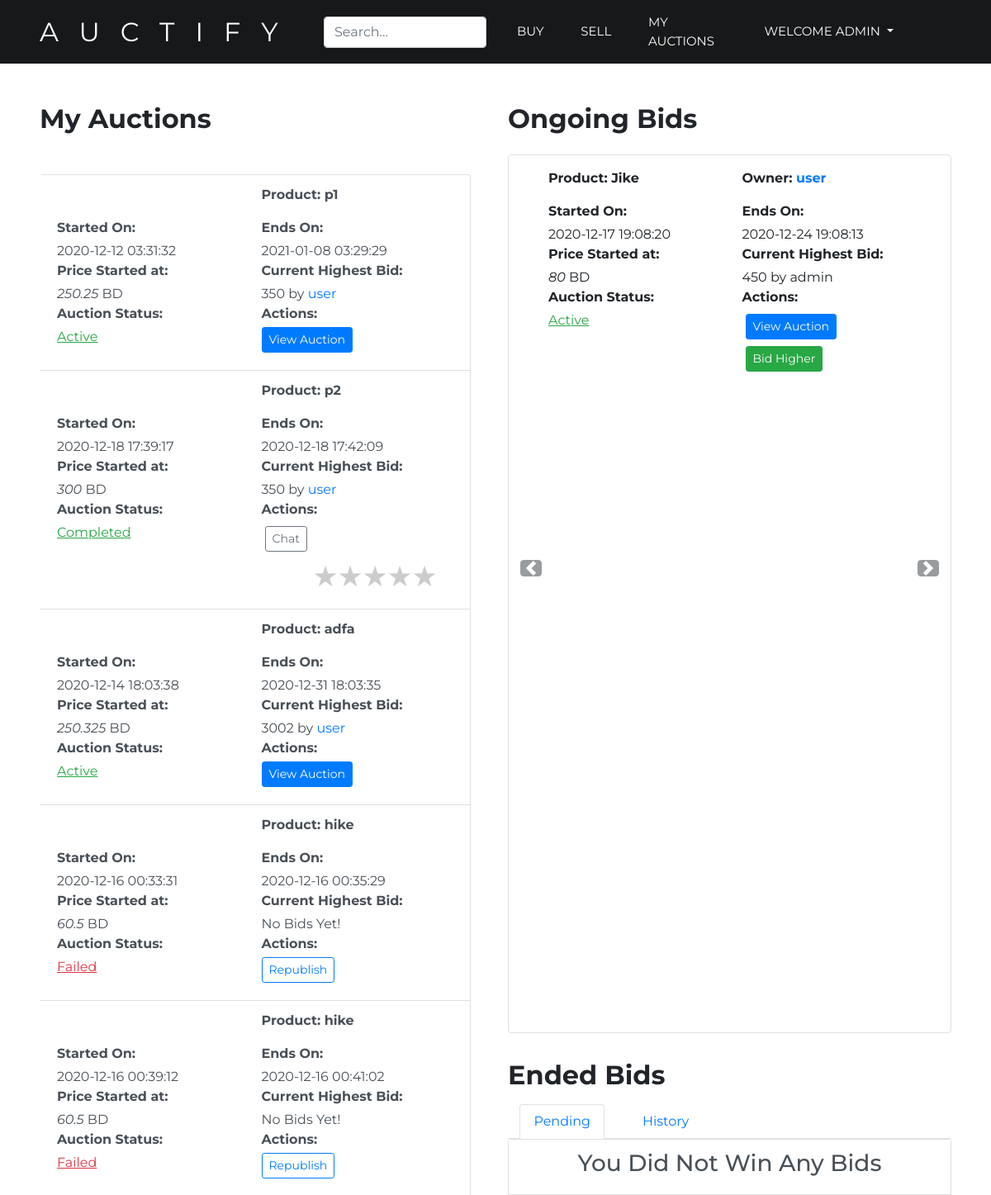
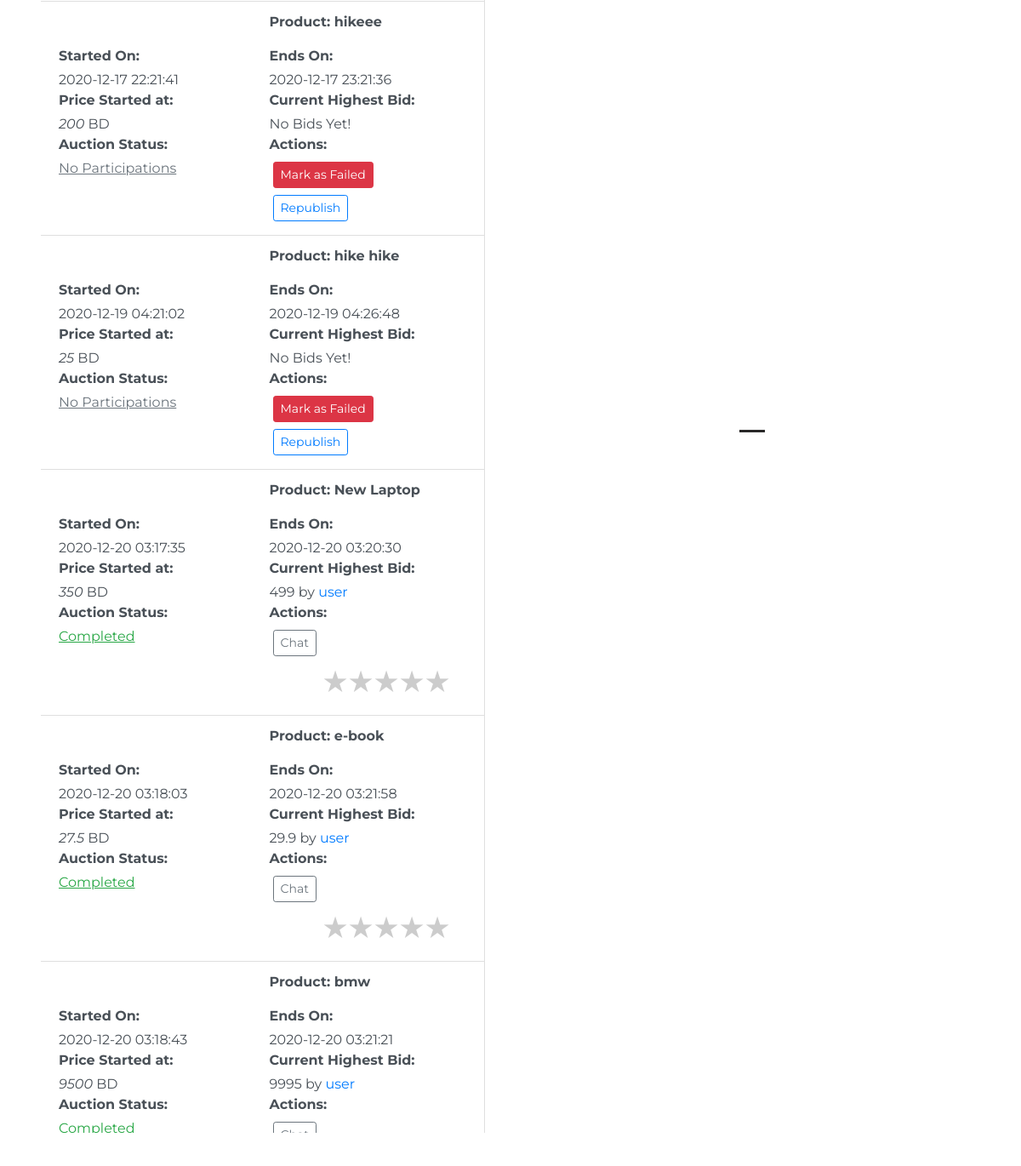
/myAuctions.php (signed in), run on the app's committed database (2 pictures, top to bottom).
### tables this page shows
CREATE TABLE `auctions` (
  `id` int(11) NOT NULL,
  `owner` varchar(30) NOT NULL,
  `product` int(11) NOT NULL,
  `start` datetime NOT NULL,
  `end` datetime NOT NULL,
  `startprice` float NOT NULL,
  `bid` float DEFAULT NULL,
  `bidder` varchar(30) DEFAULT NULL,
  `status` varchar(15) NOT NULL
);

CREATE TABLE `products` (
  `id` int(11) NOT NULL,
  `name` varchar(50) NOT NULL,
  `details` varchar(200) NOT NULL,
  `category` varchar(50) NOT NULL
);

### myAuctions.php (the view, shortened to what this page needs)
<?php
extract($_REQUEST);
try {
    require('connection.php');
    $username = $_SESSION['username'];
    $sql = $db->prepare("SELECT auctions.*, products.name FROM auctions, products WHERE auctions.owner=? AND products.id=auctions.product");
    $sql->execute(array($username));
    $myAuctions = $sql->fetchAll();
    $auctionsCount = $sql->rowCount();
    $sql = $db->prepare("SELECT auctions.*, products.name FROM auctions, products WHERE auctions.bidder=? AND auctions.status=? AND products.id=auctions.product");
    $sql->execute(array($username, 'active'));
    $myBids = $sql->fetchAll();
    $activeCount = $sql->rowCount();
    $sql = $db->prepare("SELECT auctions.*, products.name FROM auctions, products WHERE auctions.bidder=? AND auctions.status=? AND products.id=auctions.product");
    $sql->execute(array($username, 'pending'));
    $myPending = $sql->fetchAll();
    $pendingCount = $sql->rowCount();
} catch (PDOException $ex) {
    echo $ex->getMessage();
    exit;
}
function displayAuctions($myAuctions){
    global $auctionsCount;
    if ($auctionsCount == 0) {
        echo '<div style="height: 25vh;">';
        echo '<li class="list-group-item">';
            echo '<h3 class="text-center">You Do Not Own Any Auctions Currently</h3>';
        echo '</li>';
        echo '</div>';
    } else {
        foreach ($myAuctions as $auction) {
            ?>
            <li class="row list-group-item list-group-item-action">
                <div class="col-6">
                </div>
                <div class="col-6">
                    <p class="font-weight-bold">
                        Product: <?php echo $auction['name'];?>
                    </p>
                </div>
                <div class="col-6">
                    <p class="mb-1 font-weight-bold">
                        Started On:<br>
                    </p>
                    <?php echo $auction['start'];?>
                </div>
                <div class="col-6">
                    <p class="mb-1 font-weight-bold">
                        Ends On:<br>
                    </p>
                    <?php echo $auction['end'];?>
                </div>
                <div class="col-6">
                    <p class="mb-1 font-weight-bold">Price Started at: </p>
                    <em><?php echo $auction['startprice'];?></em> BD
                </div>
                <div class="col-6">
                    <p class="mb-1 font-weight-bold">Current Highest Bid: </p>
                    <?php
                    if(isset($auction['bid'])){
                        $bid = $auction['bid'];
                        $bidder = $auction['bidder'];
                        echo "$bid by <a href='viewUser.php?user=$bidder'>$bidder</a>";
                    }
                    else {
                        echo "No Bids Yet!";
                    }
                    ?>
                </div>
                <div class="col-6">
                    <p class="mb-1 font-weight-bold">Auction Status: </p>
                    <?php
                        $status = $auction['status'];
                        if ($status == 'active') {
                            echo "<p class='text-success'><u>Active</u></p>";
                        } elseif ($status == 'pending') {
                            echo "<p class='text-warning'><u>Pending</u></p>";
                        } elseif ($status == 'noparticipation') {
                            echo "<p class='text-secondary'><u>No Participations</u></p>";
                        } elseif ($status == 'successful') {
                            echo "<p class='text-success'><u>Successful</u></p>";
                        } elseif ($status == 'failed') {
                            echo "<p class='text-danger'><u>Failed</u></p>";
                        } elseif ($status == 'completed') {
                            echo "<p class='text-success'><u>Completed</u></p>";
                        }
                    ?>
                </div>
                <div class="col-6">
                    <p class="mb-1 font-weight-bold">Actions:</p>
                    <?php
                        $auctionid = $auction['id'];
                        if ($status == 'active') {
                            echo "<a href='viewAuction.php?auctionid=$auctionid' class='btn btn-sm btn-primary'>View Auction</a>";
                        } elseif ($status == 'pending') {
                            echo "<a href='myAuctions.php?update=failed&auctionid=$auctionid' class='btn btn-sm btn-danger m-1'>Mark as Failed</a>";
                            echo "<a href='viewAuction.php?auctionid=$auctionid' class='btn btn-sm btn-primary m-1'>View Auction</a>";
                        } elseif ($status == 'noparticipation') {
                            echo "<a href='myAuctions.php?update=failed&auctionid=$auctionid' class='btn btn-sm btn-danger m-1'>Mark as Failed</a>";
                            echo "<a href='republish.php?auctionid=$auctionid' class='btn btn-sm btn-outline-primary m-1'>Republish</a>";
                        } elseif ($status == 'successful') {
                            echo "<a href='myAuctions.php?update=completed&auctionid=$auctionid' class='btn btn-sm btn-success m-1'>Mark as Complete</a>";
                            echo "<a href='viewAuction.php?auctionid=$auctionid' class='btn btn-sm btn-primary m-1'>View Auction</a>";
                        } elseif ($status == 'failed') {
                            echo "<a href='republish.php?auctionid=$auctionid' class='btn btn-sm btn-outline-primary'>Republish</a>";
                        } elseif ($status == 'completed') {
                            echo "<a href='chat.php?auctionid=$auctionid' class='btn btn-sm btn-outline-secondary m-1'>Chat</a>";
                            echo '<form method="POST" action="rating.php">';
                                echo '<div class="rate m-1">';
                                    for ($i=5; $i > 0; $i--) {
                                        echo "<label for='$auctionid-star$i' title='text'>$i stars</label>";
                                    }
                                echo '</div>';
                            echo '</form>';
                        }
                    ?>
                </div>
            </li>
            <?php
        }
    }
}
function displayBiddings($myBids){
    global $activeCount;
    if ($activeCount == 0) {
        echo '<div style="height: 25vh;">';
        echo '<li class="list-group-item">';
        echo '<h3 class="text-center">You Do Not have Any Biddings Currently</h3>';
        echo '</li>';
        echo '</div>';
    } else {
        echo '<div id="activeCarousel" class="carousel slide" data-ride="carousel">';
        echo '<ol class="carousel-indicators">';
        for ($i=0; $i < $activeCount; $i++) {
            if ($i==0) {
                echo "<li data-target='#carouselExampleIndicators' data-slide-to='$i' class='active'></li>";
            } else {
                echo "<li data-target='#carouselExampleIndicators' data-slide-to='$i'></li>";
            }
        }
        echo '</ol>';
        echo '<div class="carousel-inner" style="height: 45vh;">';
        $first = true;
        foreach ($myBids as $bidding) {
            if ($first) {
                echo '<div class="carousel-item active">';
                $first = false;
            } else {
                echo '<div class="carousel-item">';
            }
            ?>  <div class="row">
                <div class="col-6">
                    <p class="font-weight-bold">
                        Product: <?php echo $bidding['name'];?>
                    </p>
                </div>
                <div class="col-6">
                    <p class="font-weight-bold">
                    <?php
                        $owner = $bidding['owner'];
                        echo "Owner: <a href='viewUser.php?user=$owner'>$owner</a>";
                    ?>
                    </p>
                </div>
                <div class="col-6">
                    <p class="mb-1 font-weight-bold">
                        Started On:<br>
                    </p>
                    <?php echo $bidding['start'];?>
                </div>
                <div class="col-6">
                    <p class="mb-1 font-weight-bold">
                        Ends On:<br>
                    </p>
                    <?php echo $bidding['end'];?>
                </div>
                <div class="col-6">
                    <p class="mb-1 font-weight-bold">Price Started at: </p>
                    <em><?php echo $bidding['startprice'];?></em> BD
                </div>
                <div class="col-6">
                    <p class="mb-1 font-weight-bold">Current Highest Bid: </p>
                    <?php
                    if(isset($bidding['bid'])){
                        echo $bidding['bid'];?> by <?php echo $bidding['bidder'];
                    }
                    else {
                        echo "No Bids Yet!";
                    }
                    ?>
                </div>
                <div class="col-6">
                    <p class="mb-1 font-weight-bold">Auction Status: </p>
                    <p class="text-success"><u>Active</u></p>
                </div>
                <div class="col-6">
                    <p class="mb-1 font-weight-bold">Actions:</p>
                    <?php
                        $auctionid = $bidding['id'];
                        echo "<a href='viewAuction.php?auctionid=$auctionid' class='btn btn-sm btn-primary m-1'>View Auction</a>";
                        echo "<a href='bid.php?auctionid=$auctionid' class='btn btn-sm btn-success m-1'>Bid Higher</a>";
                        ?>
                </div>
            </div>
            <?php
            echo '</div>';
        }
        echo '</div>';
        echo '</div>';
        echo '<a class="carousel-control-prev" href="#activeCarousel" role="button" data-slide="prev">';
        echo '<span class="carousel-control-prev-icon  btn btn-outline-dark bg-dark" aria-hidden="true"></span>';
        echo '</a>';
        echo '<a class="carousel-control-next" href="#activeCarousel" role="button" data-slide="next">';
        echo '<span class="carousel-control-next-icon  btn btn-outline-dark bg-dark" aria-hidden="true"></span>';
        echo '</a>';
    }
}
function displayPending($myPending){
    global $pendingCount;
    if ($pendingCount == 0) {
        echo '<div style="height: 25vh;">';
        echo '<li class="list-group-item list-group-item-action">';
        echo '<h3 class="text-center">You Did Not Win Any Bids</h3>';
        echo '</li>';
        echo '</div>';
    }
}
            ?>
<!DOCTYPE html>
<html>
    <head>
    <?php include 'head.php'; ?>
    <link rel="stylesheet" type="text/css" href="css/scroller.css">
    <link rel="stylesheet" type="text/css" href="css/rateStars.css">
</head>
<body>
    <?php include 'header.php'; ?>
    <div class="container-fluid px-5">
        <div class="row pt-0">
            <div id="my-auctions" class="col-12 col-md-6">
                <div class="panel panel-primary">
                    <div class="panel-heading mb-4">
                        <h2 class="panel-title font-weight-bold pb-0">My Auctions</h2>
                    </div>
                    <div class="panel-body">
                        <ul class="list-group mt-5" style="max-height: 65vh; margin-bottom: 10px; overflow:hidden; overflow-y:scroll; -webkit-overflow-scrolling: touch;">
                            <?php
                                displayAuctions($myAuctions);
                            ?>
                        </ul>
                    </div>
                </div>
            </div>
            <div id="my-bids" class="col-12 col-md-6">
                <div class="row">
                    <div class="col-12">
                        <div class="panel panel-primary">
                            <div class="panel-heading mb-4">
                                <h2 class="panel-title font-weight-bold pb-0">Ongoing Bids</h2>
                            </div>
                            <div class="panel-body px-5 pt-3 pb-5 border rounded">
                                <div style="height: 25vh; margin-bottom: 10px;">
                                    <?php
                                    displayBiddings($myBids);
                                    ?>
                                </div>
                            </div>
                        </div>
                    </div>
                    <div class="col-12">
                        <div class="panel panel-primary mt-4 pt-2">
                            <div class="panel-heading mb-3">
                                <h2 class="panel-title font-weight-bold">Ended Bids</h2>
                            </div>
                            <div class="panel-body">
                                <ul class="nav nav-tabs">
                                    <li class="nav-item active"><a href="#pending" class="nav-link active" data-toggle="tab">Pending</a></li>
                                    <li class="nav-item"><a href="#history" class="nav-link" data-toggle="tab">History</a></li>
                                </ul>
                                <div class="tab-content">
                                    <div id="pending" class="tab-pane fade-in active">
                                        <ul class="list-group" style="height: 30vh; margin-bottom: 10px; overflow:hidden; overflow-y:scroll; -webkit-overflow-scrolling: touch;">
                                                <?php
                                            displayPending($myPending);
                                            ?>
                                        </ul>
                                    </div>
                                </div>
                            </div>
                        </div>
                    </div>
                </div>
            </div>
        </div>
    </div>
</body>
</html>

### css/custom.css (style rules this page uses)
* { -webkit-box-sizing: border-box; -moz-box-sizing: border-box; box-sizing: border-box; }
body { font-family: 'Montserrat', sans-serif; font-weight: 400; }
a, a:hover { text-decoration: none; text-decoration-style: none; }
label { margin-top: 2em; margin-bottom: 0.5em; text-align: center; font-size: 1.6em; font-weight: bold; }
.nav-item { margin-left: 0.6em; padding-left: 0.3em; margin-right: 0.6em; padding-right: 0.3em; }
.navbar-form { position: relative; }
.form-control { width: 100%; }

### css/rateStars.css (style rules this page uses)
.rate { float: right; top: 0; padding: 0 0; margin: 0 0; font-size: 5px; }
.rate > label { margin: 0; }
.rate:not(:checked) > label { float:right; width:1em; overflow:hidden; white-space:nowrap; cursor:pointer; font-size:30px; color:#ccc; }
.rate:not(:checked) > label:before { content: '★ '; }

### data on the page
auctions: product.name "p1", start "2020-12-12 03:31:32", end "2021-01-08 03:29:29", startprice "250.25", bid "350", bidder "user", status "Active"
auctions: product.name "p2", start "2020-12-18 17:39:17", end "2020-12-18 17:42:09", startprice "300", bid "350", bidder "user", status "Completed"
auctions: product.name "adfa", start "2020-12-14 18:03:38", end "2020-12-31 18:03:35", startprice "250.325", bid "3002", bidder "user", status "Active"
auctions: product.name "hike", start "2020-12-16 00:33:31", end "2020-12-16 00:35:29", startprice "60.5", shows "No Bids Yet!", status "Failed"
auctions: product.name "hike", start "2020-12-16 00:39:12", end "2020-12-16 00:41:02", startprice "60.5", shows "No Bids Yet!", status "Failed"
auctions: product.name "hikeee", start "2020-12-17 22:21:41", end "2020-12-17 23:21:36", startprice "200", shows "No Bids Yet!", status "No Participations"
auctions: product.name "hike hike", start "2020-12-19 04:21:02", end "2020-12-19 04:26:48", startprice "25", shows "No Bids Yet!", status "No Participations"
auctions: product.name "New Laptop", start "2020-12-20 03:17:35", end "2020-12-20 03:20:30", startprice "350", bid "499", bidder "user", status "Completed"
auctions: product.name "e-book", start "2020-12-20 03:18:03", end "2020-12-20 03:21:58", startprice "27.5", bid "29.9", bidder "user", status "Completed"
auctions: product.name "bmw", start "2020-12-20 03:18:43", end "2020-12-20 03:21:21", startprice "9500", bid "9995", bidder "user", status "Completed"
auctions: product.name "Jike", owner "user", start "2020-12-17 19:08:20", end "2020-12-24 19:08:13", startprice "80", bid "450", bidder "admin"

### other printed values
$_SESSION['username'] "ADMIN"
